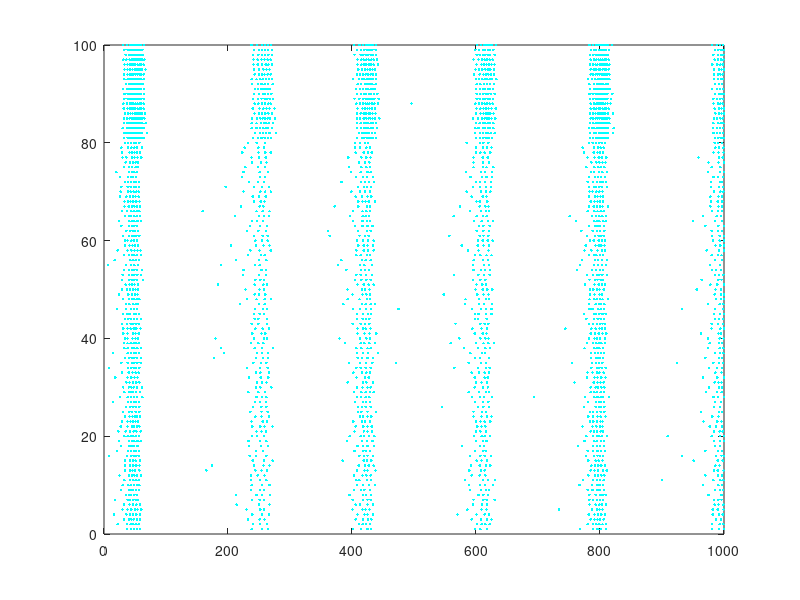

This figure's MATLAB source: (Note: this script raises an error after producing the figure.)
%%Izhikevich network with simple AMPA/GABA synapses

clear; clc;

% Network setup 
N  = 100;            %total number of neurons
Ne = round(0.8*N);   %number of excitatory neurons
Ni = round(0.2*N);    %number of inhibitory neurons

dt = 1;              % simulation time step
T  = 1000;           % total simulation time
nt = T/dt;           %number of simulation time steps

% Izhikevich parameters
%cortical excitatory neuron parameters defined by Izhikevich
a = [0.02*ones(Ne,1); 0.10*ones(Ni,1)]; %vectors containing izhikevich 
b = [0.20*ones(Ne,1); 0.20*ones(Ni,1)]; %parameters for all neurons
c = -65*ones(N,1);
d = [8*ones(Ne,1); 2*ones(Ni,1)];

V = -65*ones(N,1); %membrane potential for each neuron
u = b.*V;          %recovery variable 

% Connectivity: excitatory columns positive, inhibitory columns negative
S = [0.5*rand(N,Ne), -1*rand(N,Ni)];   % base weights

% Synapse parameters (From Humphries paper)
hE = zeros(N,1);        % excitatory gating variable
hI = zeros(N,1);        % inhibitory gating variable

tauE = 5;               % ms, AMPA-like decay
tauI = 10;              % ms, GABA-like decay

EE = 0;                 % mV, excitatory reversal
EI = -70;               % mV, inhibitory reversal

gE = 0.15;              % excitatory conductance 
gI = 0.10;              % inhibitory conductance

% Spike storage
firings = []; %stores all spikes as rows 

%% Time loop 
for t = 1:nt %produces time evolution of the network

    % External noise current(random gaussian noise) %necessary step? why? 
    I_ext = [5*randn(Ne,1); 2*randn(Ni,1)]; 
    %excitatory neurons get slightly higher noise

    % Synaptic currents from previous hE, hI
    %gE maximal excitatory conductance, hE is gating variable
    II = gI .* hI .* (EI - V); %gI maximal inhibitory conductance, hI is gating variable
    IE = gE .* hE .* (EE - V);
    I  = I_ext + IE + II;      
    %total input current = external noise + excitatory synapses + inhibitory synapses

    % Izhikevich equations
    dV = 0.04*V.^2 + 5*V + 140 - u + I; %membrane potential
    du = a.*(b.*V - u);                 %recovery variable
    V  = V + dt*dV;
    u  = u + dt*du;

    % Detect spikes 
    fired = find(V >= 30); %spikes happen after crossing threshold 30 mV

    % Update synaptic gating based on these spikes
    Sspike = zeros(N,1); 
    Sspike(fired) = 1; %if neuron s(j) fires sspike = 1, or sspike =0

    SE = S(:,1:Ne)     * Sspike(1:Ne);      % excitatory input
    SI = S(:,Ne+1:end) * Sspike(Ne+1:end);  % inhibitory input
   %represent the terms in the equation 
   % (Theoretical Neuroscience 'Dayan and Abbot')
    hE = hE + dt*(-hE + SE)/tauE;
    hI = hI + dt*(-hI + SI)/tauI;
    % Store spikes and reset
    if ~isempty(fired)
        firings = [firings; t*ones(length(fired),1), fired]; 
        V(fired) = c(fired); % V is reset to c -> threshold
        u(fired) = u(fired) + d(fired);  %u is reset to u + d -> recovery 
    end
end

%% Raster plot 
figure;
set(gcf,'Color','k');
if ~isempty(firings)
    plot(firings(:,1), firings(:,2), '.', 'Color',[0 1 1]); % cyan 
end
ylim([0 N]); 
ax = gca;
ax.Color  = [0 0 0]; %because I'm using this in dark mode,setting axis colours 
ax.XColor = [1 1 1];
ax.YColor = [1 1 1];

xlabel('Time (ms)');
ylabel('Neuron index');
title('Izhikevich network with AMPA/GABA synapses','Color',[1 1 1]);
